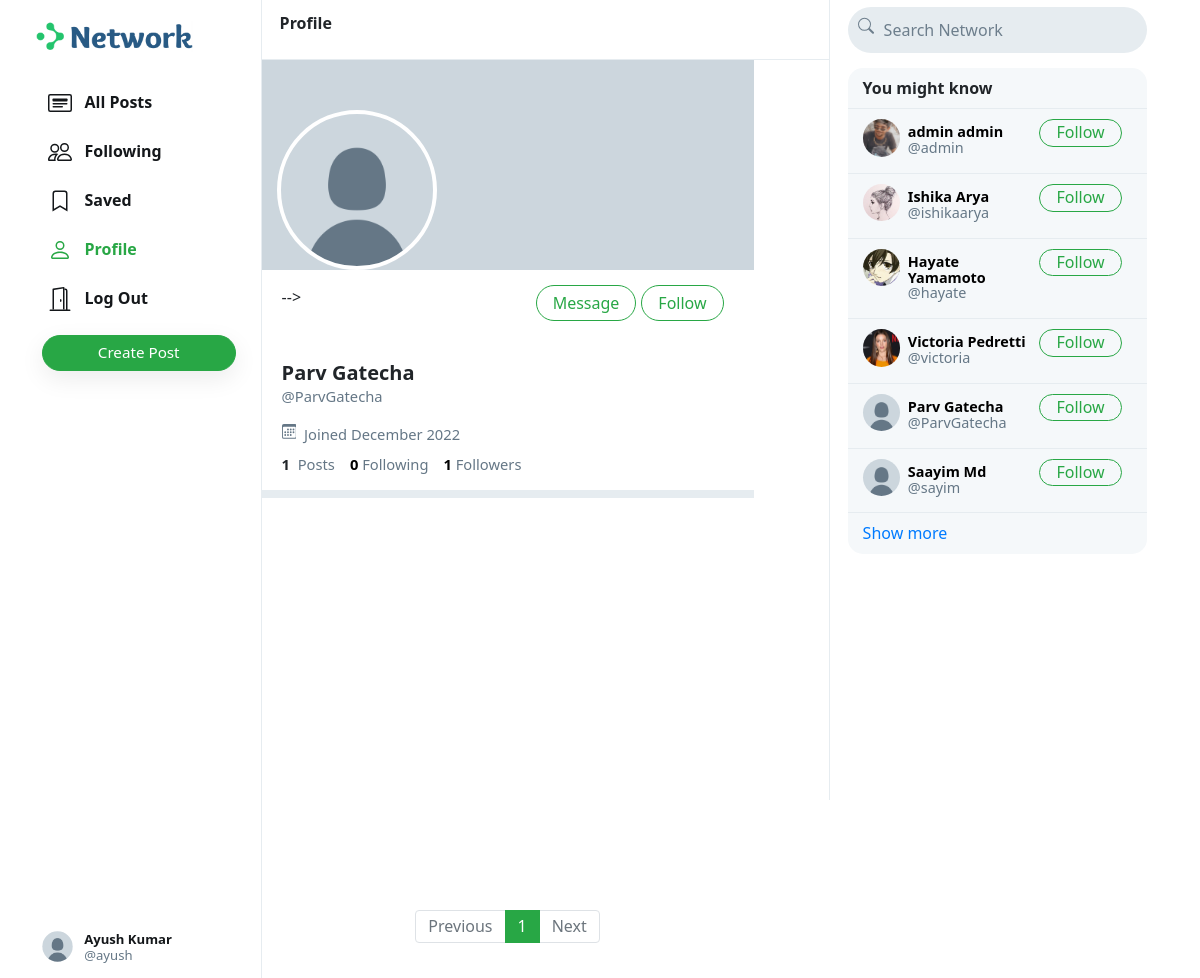
The page /ParvGatecha (signed in) on the database its author committed.
### network/models.py (models this page shows, shortened)
class User(AbstractUser):
    profile_pic = models.ImageField(upload_to='profile_pic/')
    bio = models.TextField(max_length=160, blank=True, null=True)
    cover = models.ImageField(upload_to='covers/', blank=True)

### network/views.py (the view)
# urls.py: path("<str:username>", views.profile, name='profile'),
def profile(request, username):
    user = User.objects.get(username=username)
    all_posts = Post.objects.filter(creater=user).order_by('-date_created')
    paginator = Paginator(all_posts, 10)
    page_number = request.GET.get('page')
    if page_number == None:
        page_number = 1
    posts = paginator.get_page(page_number)
    followings = []
    suggestions = []
    follower = False
    if request.user.is_authenticated:
        followings = Follower.objects.filter(followers=request.user).values_list('user', flat=True)
        suggestions = User.objects.exclude(pk__in=followings).exclude(username=request.user.username).order_by("?")[:6]
        if request.user in Follower.objects.get(user=user).followers.all():
            follower = True
    follower_count = Follower.objects.get(user=user).followers.all().count()
    following_count = Follower.objects.filter(followers=user).count()
    return render(request, 'network/profile.html', {
        "username": user,
        "posts": posts,
        "posts_count": all_posts.count(),
        "suggestions": suggestions,
        "page": "profile",
        "is_follower": follower,
        "follower_count": follower_count,
        "following_count": following_count
    })

### network/templates/network/profile.html (shortened to what this page needs)
{% extends 'network/index.html' %}
{% load static %}
{% block profile %}
    <div class="profile-view" data-user="{{username.username}}">
        <div class="cover-image" style="background-image: url(/media/{{username.cover}})"></div>
        <div class="profile-image" style="background-image: url(/media/{{username.profile_pic}})"></div>
        <div class="profile-details">
            <div>
                {% if user.username == username.username %}
                    <button class="btn btn-outline-success float-right" id="edit-profile-btn">Edit Profile</button>
                {% else %}
                    {% if is_follower %}
                        <button class="btn btn-success float-right" onclick="unfollow_user(this,'{{username.username}}','edit_page')" id="following-btn">Following</button>
                    {% else %}
                        <button class="btn btn-outline-success float-right" onclick="follow_user(this,'{{username.username}}','edit_page')" id="follow-btn">Follow</button> -->
                    {% endif %}
                        <button style="margin-right: 5px;" class="btn btn-outline-success float-right" id="message-btn">Message</button>
                {% endif %}
            </div>
            <div class="details-data">
                <h5>{{username.first_name}} {{username.last_name}}</h5>
                <div class="grey">@{{username.username}}</div>
                <div class="grey" style="padding: 8px 0px;">
                    &nbsp;Joined {{username.date_joined | date:"F Y"}}
                </div>
                <div>
                    <strong>
                        {{posts_count}}
                    </strong>
                    &nbsp;<span class="grey">Posts</span>
                    <a href="#">
                        <strong id="following__count">{{following_count | default:0}}</strong>&nbsp;<span class="grey">Following</span>
                    </a>
                    <a href="#">
                        <strong id="follower__count">{{follower_count | default:0}}</strong>&nbsp;<span class="grey">Followers</span>
                    </a>
                </div>
            </div>
        </div>
    </div>
    <div class="space"></div>
{% endblock %}

### network/templates/network/layout.html (shortened to what this page needs)
{% load static %}
<!DOCTYPE html>
<html lang="en">
    <head>
        <link rel="stylesheet" href="https://stackpath.bootstrapcdn.com/bootstrap/4.4.1/css/bootstrap.min.css">
        <link href="{% static 'network/styles.css' %}" rel="stylesheet">
    </head>
    <body>
        <div class="body" data-page="{{page}}">
            <div class="sidenav">
                <a href="{% url 'index' %}" class="navbar-brand">
                    <img src="{% static 'network/Images/logo.png' %}" height="31px">
                </a>
                <div style="height: 100%;">
                    <div>
                        <div>
                            <ul>
                                <li class="nav-item" id="all_posts">
                                <a href="{% url 'index' %}" class="nav-link">
                                    <div>
                                        &nbsp;&nbsp;All Posts
                                    </div>
                                </a>
                                </li>
                                {% if user.is_authenticated %}
                                    <li class="nav-item" id="following">
                                        <a href="{% url 'following' %}" class="nav-link">
                                            <div>
                                                &nbsp;&nbsp;Following
                                            </div>
                                        </a>
                                    </li>
                                    <li class="nav-item" id="saved">
                                        <a href="{% url 'saved' %}" class="nav-link">
                                            <div>
                                                <svg width="1.5em" height="1.5em" viewBox="0 0 16 16" class="bi bi-bookmark" fill="currentColor" xmlns="http://www.w3.org/2000/svg">
                                                    <path fill-rule="evenodd" d="M8 12l5 3V3a2 2 0 0 0-2-2H5a2 2 0 0 0-2 2v12l5-3zm-4 1.234l4-2.4 4 2.4V3a1 1 0 0 0-1-1H5a1 1 0 0 0-1 1v10.234z"/>
                                                  </svg>
                                                &nbsp;&nbsp;Saved
                                            </div>
                                        </a>
                                    </li>
                                    <li class="nav-item" id="profile">
                                        <a href="{% url 'profile' user.username %}" class="nav-link">
                                            <div>
                                                &nbsp;&nbsp;Profile
                                            </div>
                                        </a>
                                    </li>
                                    <li class="nav-item" id="logout">
                                        <a href="{% url 'logout' %}" class="nav-link">
                                            <div>
                                                &nbsp;&nbsp;Log Out
                                            </div>
                                        </a>
                                    </li>
                                {% endif %}
                            </ul>
                        </div>
                        {% if user.is_authenticated %}
                            <button id="popup-btn" class="btn btn-success new-post-btn" onclick="createpost()">Create Post</button>
                        {% endif %}
                    </div>
                    <div style="position: absolute; bottom: 10px;">
                        {% if user.is_authenticated %}
                            <li class="nav-item sidenav-user">
                                <a href="{% url 'profile' user.username %}" class="nav-link">
                                    <div class="user_account">
                                        <div class="small-profilepic" style="float: left; background-image: url(/media/{{user.profile_pic}})"></div>
                                        <div style="height: 2.7vw; margin: auto;">
                                            <div style="margin-top: 4px;"><strong>{{user.first_name}} {{user.last_name}}</strong></div>
                                            <div class="grey" style="margin-top: 4px;">@{{ user.username }}</div>
                                        </div>
                                    </div>
                                </a>
                            </li>
                        {% endif %}
                    </div>
                </div>
            </div>
            {% block body %}
            {% endblock %}
            <div class="right-div">
                <nav class="head">
                    <form action="#">
                        <div class="search-div">
                            <div>
                            </div>
                            <input type="text" name="query" id="search-box" placeholder="Search Network">
                        </div>
                    </form>
                </nav>
                <div class='right-div-content'>
                    <div class="space" style="background-color: white;"></div>
                    {% if user.is_authenticated %}
                        <div class="suggestion-box">
                            <div class="suggestion-header">
                                You might know
                            </div>
                            {% for suggestion in suggestions %}
                                <div class="suggestion-user">
                                    <div>
                                        <a href="{% url 'profile' suggestion.username %}">
                                            <div class="small-profilepic" style="background-image: url(/media/{{suggestion.profile_pic}})"></div>
                                        </a>
                                    </div>
                                    <div class="user-details">
                                        <a href="{% url 'profile' suggestion.username %}">
                                            <div id="user-name">
                                                <strong>
                                                    {{suggestion.first_name}} {{suggestion.last_name}}
                                                </strong>
                                            </div>
                                            <div class="grey">@{{suggestion.username}}</div>
                                        </a>
                                    </div>
                                    <div>
                                        <button class="btn btn-outline-success" type="button" onclick="follow_user(this,'{{suggestion.username}}','suggestion')">Follow</button>
                                    </div>
                                </div>
                            {% empty %}
                                    <div style="text-align: center; border-bottom: .5px solid #e6ecf0; padding: 10px 15px;">
                                        <span class="grey" style="font-size: .9em;">No suggestions available.</span>
                                    </div>
                            {% endfor %}
                            <div class="suggestion-footer">
                                <a href="#">Show more</a>
                            </div>
                        </div>
                    {% endif %}
                </div>
            </div>
        </div>
    </body>
</html>

### network/static/network/styles.css (style rules this page uses)
.body { display: flex; min-height: 100%; font-family: system-ui, sans-serif; }
.btn { border-radius: 20px; padding: 0.32rem 1rem 0.375rem 1rem; margin-right: 10px; float: right; }
.btn, .btn:focus, .btn:active { box-shadow: none !important; -webkit-box-shadow: none !important; }
.grey { color: #657786; }
svg { vertical-align: text-top; }
.sidenav { height: 100%; width: 21.8%; position: fixed; top: 0; left: 0; padding: 15px; list-style: none; border-right: .5px solid #e6ecf0; z-index: 100; padding-left: 3%; background-color: white; }
.sidenav ul { list-style: none; padding-left: 0px; margin-top: 3vh; }
.sidenav li { margin-top: 7px; }
.sidenav .nav-link { color: #14171a; line-height: .7em; font-weight: 700; padding: 0px; }
.sidenav .nav-link > div { padding: 10px 20px 8px 12px; border-radius: 25px; line-height: 0.9em; width: max-content; }
.new-post-btn { padding-left: 55px !important; padding-right: 55px !important; font-size: .95em; font-weight: 530; box-shadow: rgba(0, 0, 0, 0.08) 0px 8px 24px !important; }
.user_account { display: flex; font-size: .82rem; font-weight: normal; padding-top: 3px !important; padding-bottom: 3px !important; padding-left: 3px !important; }
.user_account .small-profilepic { transform: scale(.82); margin-left: auto; margin-top: auto; }
.active a { color: #28a745 !important; }
.head { height: 7.5vh; }
.small-profilepic { width: 3.1vw; height: 3.1vw; border-radius: 9999px; overflow: hidden; margin-right: 8px; background-size: cover; background-repeat: no-repeat; background-position: center; box-sizing: content-box; }
.space { height: 8px; background-color: #e6ecf0; }
.cover-image { height: 210px; background-size: cover; background-position: center; background-repeat: no-repeat; background-color: #ccd6dd; }
.profile-image { width: 160px; height: 160px; position: absolute; left: 15px; top: 110px; border-radius: 99999px; border: 4px solid white; background-size: cover; background-repeat: no-repeat; background-position: center; background-color: white; }
.profile-details { padding: 15px 20px; }
.profile-details button { padding-bottom: 0.3rem; margin-right: 10px; }
.profile-details > .details-data { margin-top: 52px; font-size: .92em; }
.profile-details h5 { font-weight: 800; margin-bottom: 0px; }
.profile-details a { color: black; text-decoration: none; }
.right-div { width: 28%; height: 100vh; position: fixed; right: 2.95%; border-left: .5px solid #e6ecf0; background-color: white; }
.right-div .head { padding: .9vh 1.5vw; }
.right-div .search-div { margin-left: auto; margin-right: auto; display: flex; border-radius: 25px; background-color: #e6ecf0; padding-left: 10px; padding-right: 10px; vertical-align: middle; }
#search-box { height: 5.7vh; border: none; background: none; outline: none; width: 100%; margin-left: 8px; }
#search-box::placeholder { color: #6d7e8c; }
.right-div-content { height: 92.5vh; overflow: auto; padding-left: 1.5vw; padding-right: 1.5vw; }
.suggestion-box, .guest-box { border-radius: 15px; overflow: hidden; background-color: #f5f8fa; }
.suggestion-header { padding: 13px 15px; line-height: .9em; font-weight: 800; border-bottom: .5px solid #e6ecf0; }
.suggestion-user { display: flex; padding: 10px 15px; font-size: .9em; border-bottom: .5px solid #e6ecf0; }
.suggestion-user a { color: black; text-decoration: none; }
.user-details { flex: 1; line-height: 1.1em; padding: 5px 0px 7px 0px; }
.suggestion-user .btn { padding: 0em 1em .09em 1em; }
.suggestion-footer { padding: 13px 15px; line-height: .9em; }
.suggestion-footer a { text-decoration: none; }

### rows shown on the page
User: profile_pic (placeholder picture), first_name "Ayush", last_name "Kumar", username "ayush"
User: profile_pic (placeholder picture), first_name "Parv", last_name "Gatecha", username "ParvGatecha", date_joined "December 2022"
User: profile_pic (picture), first_name "admin", last_name "admin", username "admin"
User: profile_pic (picture), first_name "Ishika", last_name "Arya", username "ishikaarya"
User: profile_pic (picture), first_name "Hayate", last_name "Yamamoto", username "hayate"
User: profile_pic (picture), first_name "Victoria", last_name "Pedretti", username "victoria"
User: profile_pic (placeholder picture), first_name "Saayim", last_name "Md", username "sayim"

### other values the page prints
{{ posts_count }} "1"
{{ following_count | default:0 }} "0"
{{ follower_count | default:0 }} "1"
{{ each }} "1"
